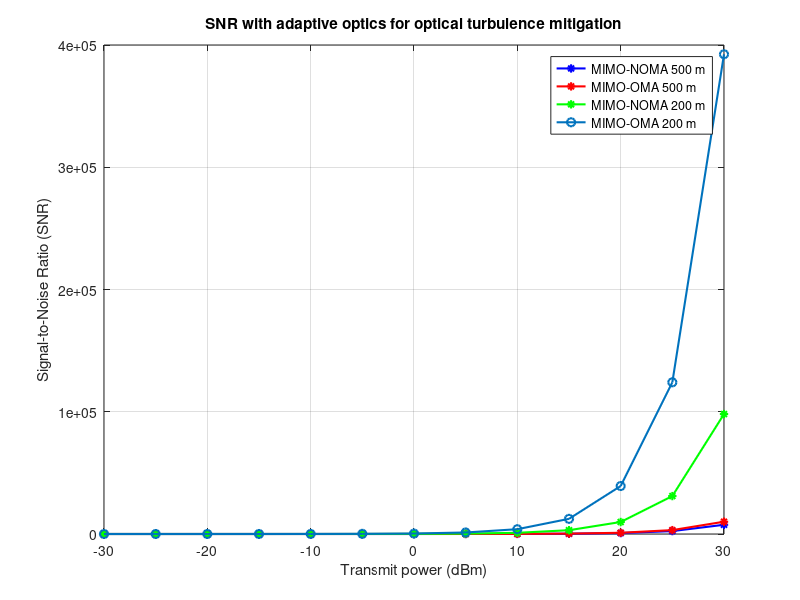
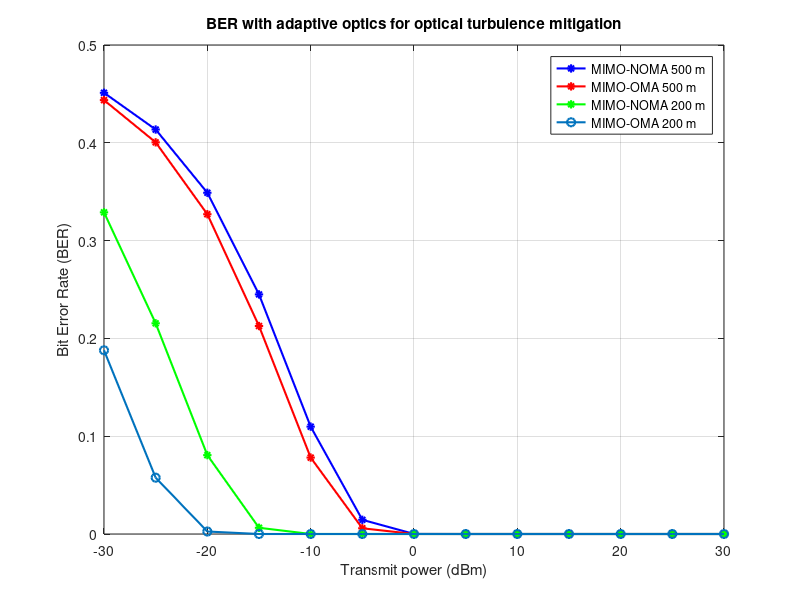

These figures' MATLAB source, in order:
% Figures 1 and 2 (BER modified)
clc; clear variables; close all;

#rng(3420); # Care needed with seeed.

% Distances
d1 = 500; d2 = 200;

% Power allocation coefficients
a1 = 0.75; a2 = 0.25;

N = 5e7
eta = 4; % Path loss exponent

% Rayleigh fading channels
function ray = RayleighFading(eta, d, block)
  ray = sqrt(d^-eta)*(randn(block, 1) + 1i*randn(block, 1))/sqrt(2);
end;

% Channel gains
function g_channel = CalculateG(N, d, eta)
  h_1 = 0.0;
  block_size = 1e6;
  steps = N/block_size
  for hist = 1:steps
    h_1 = h_1 + mean(abs(RayleighFading(eta, d, block_size) + RayleighFading(eta, d, block_size)).^2);
  endfor
  g_channel = h_1/steps
end;

% Transmit power
Pt = -30:5:30; % in dBm
pt = (10^-3)*db2pow(Pt); % linear scale

BW = 10^6;  % bandwidth
% Noise power
No = -174 + 10*log10(BW);   % in dBm
no = (10^-3)*db2pow(No);    % in linear scale

% Turbulence parameters
alpha = 0.5; % Alpha parameter of Gamma-Gamma turbulence model
beta = 4;    % Beta parameter of Gamma-Gamma turbulence model

% Modulation parameters (BPSK)
Eb_No = Pt - 10*log10(BW); % Energy per bit to noise power spectral density ratio (in dB)
Eb_No_linear = 10.^(Eb_No/10); % Convert to linear scale
Pe = 0.5*erfc(sqrt(Eb_No_linear)); % Probability of error for BPSK modulation
%Pe = 0.5*erfc(sqrt(Eb_No)); % Probability of error for BPSK modulation

ber_theoretical = Pe; % Theoretical BER for BPSK

ber_noma = zeros(2, length(Pt));
ber_oma = zeros(2, length(Pt));
snr_noma = zeros(2, length(Pt));
snr_oma = zeros(2, length(Pt));

% Simplified model of adaptive optics correction
phase_correction_factor = 0.8; % Hypothetical phase correction factor
g_values = [CalculateG(N, d1, eta) CalculateG(N, d2, eta)]
a_values = [a1 a2];
for g = 1:columns(g_values)
  for u = 1:length(Pt)

     % SNR calculations with adaptive optics correction
     snr_noma(g, u) = pt(u) * a_values(g) * g_values(g) / no; % SNR for MIMO-NOMA with adaptive optics correction
     snr_oma(g, u) = pt(u) * g_values(g) / no; % SNR for MIMO-OMA with adaptive optics correction

     % Apply phase correction based on hypothetical model
     snr_noma(g, u) = snr_noma(g, u) / phase_correction_factor; % Apply phase correction for MIMO-NOMA
     snr_oma(g, u) = snr_oma(g, u) / phase_correction_factor; % Apply phase correction for MIMO-NOMA

     % BER calculations (no turbulence model included for simplicity)
     ber_noma(g, u) = 0.5*erfc(sqrt((snr_noma(g, u))));%
     ber_oma(g, u) = 0.5*erfc(sqrt((snr_oma(g, u)))); % BER for MIMO-NOMA
  end
end

% Plotting
figure;
hold off;
max(snr_noma(1,:))
max(snr_oma(1,:))
max(snr_noma(2,:))
max(snr_oma(2,:))
plot(Pt, snr_noma(1,:), '-*b', 'linewidth',1.5); hold on; grid on; % 6000
plot(Pt, snr_oma(1,:), '-*r','linewidth',1.5); % 2000
plot(Pt, snr_noma(2,:), '-*g','linewidth',1.5);% 25000
plot(Pt, snr_oma(2,:), '-*o','linewidth',1.5); % 10000
xlabel('Transmit power (dBm)');
ylabel('Signal-to-Noise Ratio (SNR)');
title('SNR with adaptive optics for optical turbulence mitigation');
legend('MIMO-NOMA 500 m','MIMO-OMA 500 m', 'MIMO-NOMA 200 m','MIMO-OMA 200 m');

%yticks(0:2500:20000)
hold off;

figure;
max(ber_noma(1,:))
max(ber_oma(1,:))
max(ber_noma(2,:))
max(ber_oma(2,:))
%semilogy(Pt, ber_noma, '-*b', 'linewidth',1.5); hold on; grid on;
%semilogy(Pt, ber_noma, '-*r','linewidth',1.5);
plot(Pt, ber_noma(1,:), '-*b', 'linewidth',1.5); hold on; grid on;
plot(Pt, ber_oma(1,:), '-*r','linewidth',1.5);
plot(Pt, ber_noma(2,:), '-*g','linewidth',1.5);
plot(Pt, ber_oma(2,:), '-*o','linewidth',1.5);
legend('MIMO-NOMA 500 m','MIMO-OMA 500 m ', 'MIMO-NOMA 200 m','MIMO-OMA 200 m ');
xlabel('Transmit power (dBm)');
ylabel('Bit Error Rate (BER)');
title('BER with adaptive optics for optical turbulence mitigation');
hold off;
